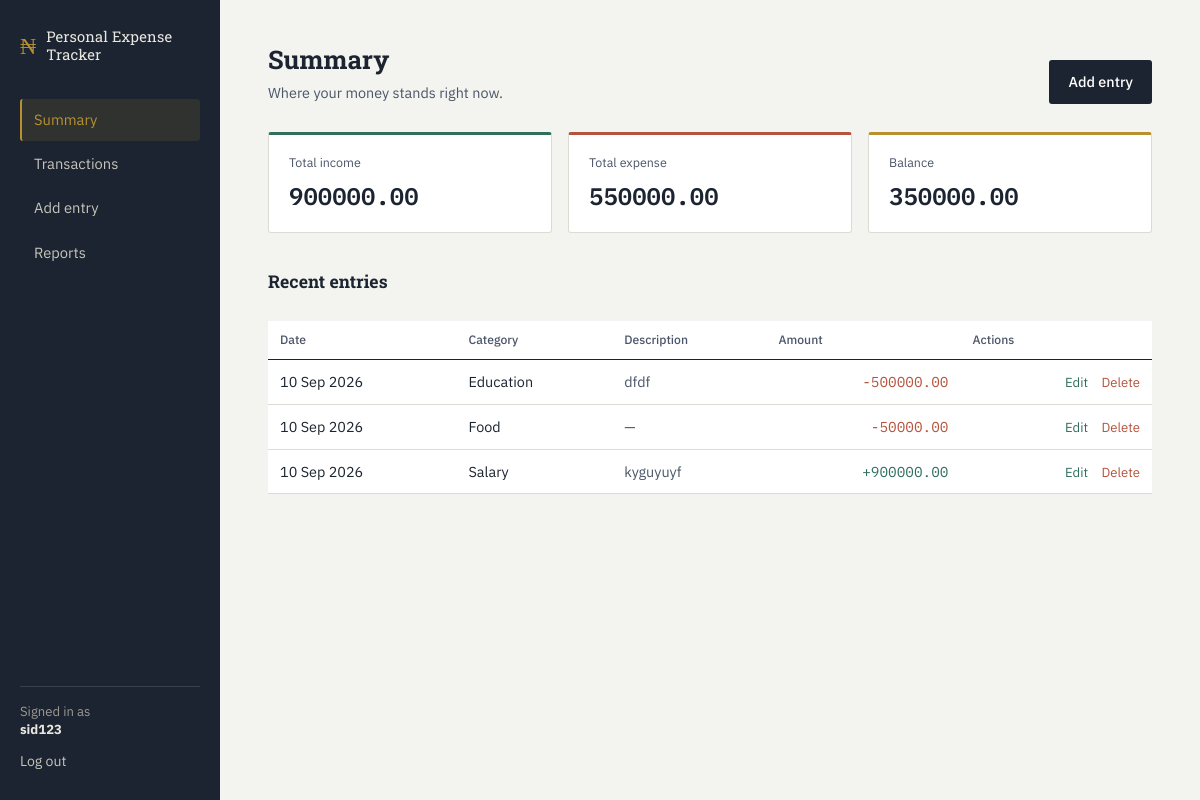
Screenshot of / (signed in) with the database file from the repository.
### tracker/models.py (models this page shows, shortened)
class Transaction(models.Model):
    user = models.ForeignKey(User, on_delete=models.CASCADE, related_name="transactions")
    type = models.CharField(max_length=10, choices=TYPE_CHOICES)
    amount = models.DecimalField(max_digits=12, decimal_places=2)
    category = models.CharField(max_length=30, choices=CATEGORY_CHOICES)
    description = models.CharField(max_length=255, blank=True)
    date = models.DateField()
    created_at = models.DateTimeField(auto_now_add=True)
    class Meta:
        ordering = ["-date", "-created_at"]
    @property
    def category_label(self):
        return CATEGORY_LABELS.get(self.category, self.category)

### tracker/views.py (the view)
# urls.py: path("", views.dashboard_view, name="dashboard"),
@login_required
def dashboard_view(request):
    transactions = Transaction.objects.filter(user=request.user)
    totals = transactions.aggregate(
        total_income=Sum("amount", filter=Q(type="income")),
        total_expense=Sum("amount", filter=Q(type="expense")),
    )
    total_income = totals["total_income"] or Decimal("0")
    total_expense = totals["total_expense"] or Decimal("0")
    balance = total_income - total_expense
    recent_transactions = transactions[:8]
    context = {
        "total_income": total_income,
        "total_expense": total_expense,
        "balance": balance,
        "recent_transactions": recent_transactions,
        "transaction_count": transactions.count(),
    }
    return render(request, "tracker/dashboard.html", context)

### templates/tracker/dashboard.html (shortened to what this page needs)
{% extends "tracker/base.html" %}
{% block content %}
<div class="panel-header">
    <div>
        <h1>Summary</h1>
        <p class="panel-sub">Where your money stands right now.</p>
    </div>
    <a href="{% url 'transaction_add' %}" class="btn btn-primary">Add entry</a>
</div>
<div class="stat-row">
    <div class="stat-card stat-income">
        <span class="stat-label">Total income</span>
        <span class="stat-value">{{ total_income|floatformat:2 }}</span>
    </div>
    <div class="stat-card stat-expense">
        <span class="stat-label">Total expense</span>
        <span class="stat-value">{{ total_expense|floatformat:2 }}</span>
    </div>
    <div class="stat-card stat-balance">
        <span class="stat-label">Balance</span>
        <span class="stat-value">{{ balance|floatformat:2 }}</span>
    </div>
</div>
<div class="panel-header panel-header-tight">
    <h2>Recent entries</h2>
</div>
{% if recent_transactions %}
<table class="ledger">
    <thead>
        <tr>
            <th>Date</th>
            <th>Category</th>
            <th>Description</th>
            <th class="align-right">Amount</th>
            <th class="align-right">Actions</th>
        </tr>
    </thead>
    <tbody>
        {% for t in recent_transactions %}
        <tr>
            <td>{{ t.date|date:"d M Y" }}</td>
            <td>{{ t.category_label }}</td>
            <td class="muted">{{ t.description|default:"—" }}</td>
            <td class="align-right {% if t.type == 'income' %}amount-income{% else %}amount-expense{% endif %}">
                {% if t.type == 'income' %}+{% else %}-{% endif %}{{ t.amount|floatformat:2 }}
            </td>
            <td class="align-right">
                <a href="{% url 'transaction_edit' t.pk %}" class="text-link">Edit</a>
                <a href="{% url 'transaction_delete' t.pk %}" class="text-link text-link-danger">Delete</a>
            </td>
        </tr>
        {% endfor %}
    </tbody>
</table>
{% else %}
<div class="empty-state">
    <p>No entries yet.</p>
    <a href="{% url 'transaction_add' %}" class="btn btn-primary">Record your first transaction</a>
</div>
{% endif %}
{% endblock %}

### templates/tracker/base.html (shortened to what this page needs)
{% load static %}
<!DOCTYPE html>
<html lang="en">
<head>
    <link rel="stylesheet" href="{% static 'tracker/css/style.css' %}">
</head>
<body>
    {% if user.is_authenticated %}
    <div class="app-shell">
        <aside class="sidebar">
            <div class="brand">
                <span class="brand-mark">&#8358;</span>
                <span class="brand-name">Personal Expense Tracker</span>
            </div>
            <nav class="side-nav">
                <a href="{% url 'dashboard' %}" class="{% if request.resolver_match.url_name == 'dashboard' %}active{% endif %}">Summary</a>
                <a href="{% url 'transaction_list' %}" class="{% if request.resolver_match.url_name == 'transaction_list' %}active{% endif %}">Transactions</a>
                <a href="{% url 'transaction_add' %}" class="{% if request.resolver_match.url_name == 'transaction_add' %}active{% endif %}">Add entry</a>
                <a href="{% url 'reports' %}" class="{% if request.resolver_match.url_name == 'reports' %}active{% endif %}">Reports</a>
            </nav>
            <div class="side-footer">
                <div class="side-user">Signed in as<br><strong>{{ user.username }}</strong></div>
                <form method="post" action="{% url 'logout' %}">
                    <button type="submit" class="link-btn">Log out</button>
                </form>
            </div>
        </aside>
        <main class="main-panel">
            {% block content %}{% endblock %}
        </main>
    </div>
    {% endif %}
</body>
</html>

### static/tracker/css/style.css (style rules this page uses)
:root { --ink: #1B2430; --ink-soft: #4A5568; --paper: #F3F4F0; --paper-raised: #FFFFFF; --line: #DCDCD2; --gold: #B8912E; --income: #2F6F5E; --income-soft: #E6EFEC; --expense: #B5533C; --expense-soft: #F5E7E2; --radius: 3px; }
* { box-sizing: border-box; }
body { margin: 0; font-family: 'IBM Plex Sans', -apple-system, sans-serif; background: var(--paper); color: var(--ink); font-size: 15px; line-height: 1.5; }
h1, h2, h3 { font-family: 'Roboto Slab', serif; font-weight: 700; color: var(--ink); margin: 0 0 4px; }
h1 { font-size: 1.6rem; }
h2 { font-size: 1.1rem; margin-bottom: 12px; }
a { color: var(--income); }
.app-shell { display: flex; min-height: 100vh; }
.sidebar { width: 220px; flex-shrink: 0; background: var(--ink); color: #E8E6DF; display: flex; flex-direction: column; padding: 28px 20px; }
.brand { display: flex; align-items: center; gap: 10px; margin-bottom: 36px; }
.brand-mark { font-family: 'Roboto Slab', serif; font-size: 1.4rem; color: var(--gold); }
.brand-name { font-family: 'Roboto Slab', serif; font-size: 0.92rem; line-height: 1.2; letter-spacing: 0.01em; }
.side-nav { display: flex; flex-direction: column; gap: 2px; flex-grow: 1; }
.side-nav a { color: #C7C5BC; text-decoration: none; padding: 10px 12px; border-radius: var(--radius); font-size: 0.92rem; border-left: 2px solid transparent; }
.side-nav a.active { background: rgba(184,145,46,0.12); color: var(--gold); border-left: 2px solid var(--gold); }
.side-footer { border-top: 1px solid rgba(255,255,255,0.12); padding-top: 16px; margin-top: 16px; }
.side-user { font-size: 0.82rem; color: #9C9A92; margin-bottom: 10px; line-height: 1.4; }
.side-user strong { color: #E8E6DF; }
.link-btn { background: none; border: none; color: #C7C5BC; font-size: 0.88rem; cursor: pointer; padding: 0; font-family: inherit; }
.main-panel { flex-grow: 1; padding: 40px 48px; max-width: 980px; }
.btn { display: inline-block; padding: 10px 18px; border-radius: var(--radius); font-size: 0.9rem; font-weight: 500; text-decoration: none; border: 1px solid transparent; cursor: pointer; font-family: inherit; }
.btn-primary { background: var(--ink); color: #fff; }
.panel-header { display: flex; justify-content: space-between; align-items: flex-end; margin-bottom: 28px; }
.panel-header-tight { margin-bottom: 14px; margin-top: 36px; }
.panel-sub { color: var(--ink-soft); font-size: 0.9rem; margin: 0; }
.stat-row { display: grid; grid-template-columns: repeat(3, 1fr); gap: 16px; margin-bottom: 8px; }
.stat-card { background: var(--paper-raised); border: 1px solid var(--line); border-radius: var(--radius); padding: 18px 20px; border-top: 3px solid var(--ink); }
.stat-income { border-top-color: var(--income); }
.stat-expense { border-top-color: var(--expense); }
.stat-balance { border-top-color: var(--gold); }
.stat-label { display: block; font-size: 0.78rem; color: var(--ink-soft); margin-bottom: 6px; }
.stat-value { display: block; font-family: 'IBM Plex Mono', monospace; font-size: 1.5rem; font-weight: 600; }
.ledger { width: 100%; border-collapse: collapse; background: var(--paper-raised); }
.ledger th { text-align: left; font-size: 0.76rem; color: var(--ink-soft); font-weight: 500; padding: 10px 12px; border-bottom: 1px solid var(--ink); }
.ledger td { padding: 11px 12px; border-bottom: 1px solid var(--line); font-size: 0.9rem; }
.align-right { text-align: right; }
.muted { color: var(--ink-soft); }
.amount-income { color: var(--income); font-family: 'IBM Plex Mono', monospace; }
.amount-expense { color: var(--expense); font-family: 'IBM Plex Mono', monospace; }
.text-link { font-size: 0.82rem; margin-left: 10px; text-decoration: none; }
.text-link-danger { color: var(--expense); }

### rows the page displays
Transaction: date "10 Sep 2026", category_label "Education", description "dfdf", amount "500000.00"
Transaction: date "10 Sep 2026", category_label "Food", description "—", amount "50000.00"
Transaction: date "10 Sep 2026", category_label "Salary", description "kyguyuyf", amount "900000.00"

### other values shown
{{ user.username }} "sid123"
{{ total_income|floatformat:2 }} "900000.00"
{{ total_expense|floatformat:2 }} "550000.00"
{{ balance|floatformat:2 }} "350000.00"
